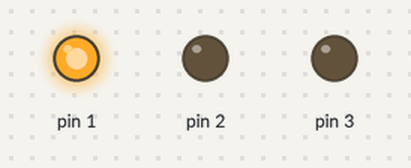
Recording of a sketch running on a simulated Arduino Uno, built with avr-gcc and run on an emulated ATmega328P. On the bench: output pins drawn as LEDs (lit = HIGH).

Above: at 0.5 s.
At 2.5 s:
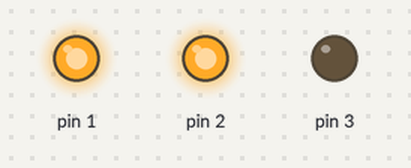
At 3.5 s:
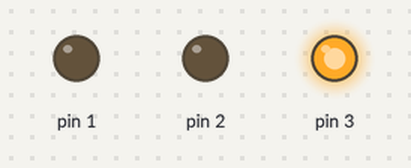
At 4.5 s:
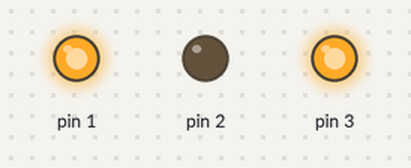
At 6.5 s:
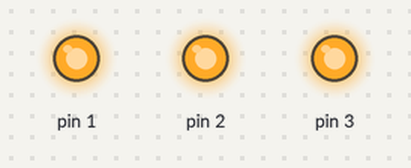
At 9.5 s:
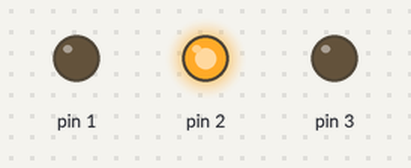
Timing chart, 0 to 10.4 s (numbered marks = the images above):
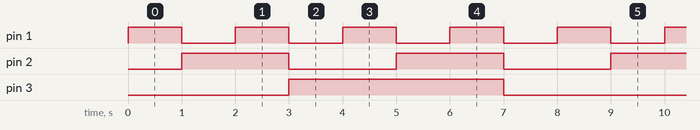

Measured:
- by itself, pin 1: alternates HIGH for 1.0 s and LOW for 1.0 s
- by itself, pin 2: alternates HIGH for 2.0 s and LOW for 2.0 s
- by itself, pin 3: alternates HIGH for 4.0 s and LOW for 4.0 s

The sketch:

test.ino
```cpp
int timer = 0;

void setup() {
  // put your setup code here, to run once:
  pinMode(1, OUTPUT);
  pinMode(2, OUTPUT);
  pinMode(3, OUTPUT);
}

void loop() {
  // put your main code here, to run repeatedly:
  timer++;
  digitalWrite(1,timer&0x01);
  digitalWrite(2,timer&0x02);
  digitalWrite(3,timer&0x04);

  delay(1000);
}
```
